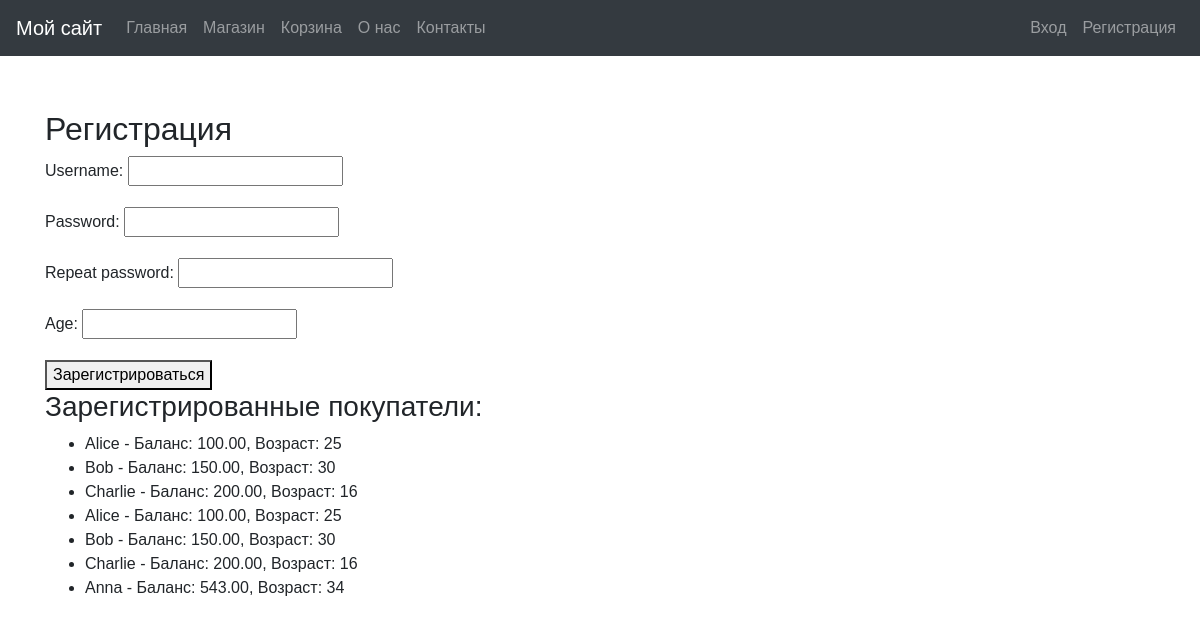
Page /registration/ on the earlier database version.
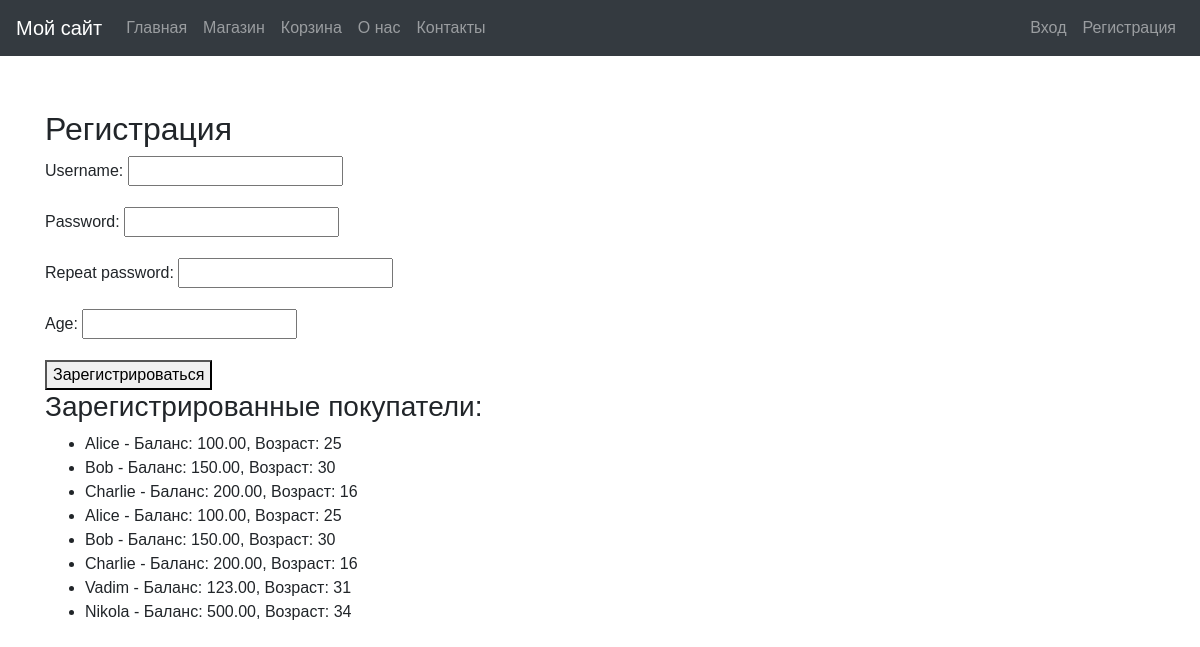
Same page on the later database version.
### task1/models.py (models this page shows, shortened)
class Buyer(models.Model):
    name = models.CharField(max_length=100)
    balance = models.DecimalField(max_digits=10, decimal_places=2, default=0)
    age = models.IntegerField()
    registration_date = models.DateTimeField(default=timezone.now)

### task1/views.py (the view)
# urls.py: path('registration/', views.registration, name='registration'),  # Добавляем маршрут для регистрации
def registration(request):
    if request.method == 'POST':
        form = RegistrationForm(request.POST)
        if form.is_valid():
            username = form.cleaned_data['username']
            password = form.cleaned_data['password']
            repeat_password = form.cleaned_data['repeat_password']
            age = form.cleaned_data['age']
            if password != repeat_password:
                form.add_error('repeat_password', 'Пароли не совпадают')
                return render(request, 'registration.html', {'form': form})
            if User.objects.filter(username=username).exists():
                form.add_error('username', 'Пользователь уже существует')
                return render(request, 'registration.html', {'form': form})
            if Buyer.objects.filter(name=username).exists():
                form.add_error('username', 'Пользователь уже существует в таблице Buyer')
                return render(request, 'registration.html', {'form': form})
            User.objects.create_user(username=username, password=password)
            Buyer.objects.create(name=username, age=age)
            return redirect('login')
    else:
        form = RegistrationForm()
    buyers = Buyer.objects.all()
    return render(request, 'registration.html', {'form': form, 'buyers': buyers})

### task1/forms.py
class RegistrationForm(forms.Form):
    username = forms.CharField(max_length=100)
    password = forms.CharField(widget=forms.PasswordInput)
    repeat_password = forms.CharField(widget=forms.PasswordInput)
    age = forms.IntegerField()

### templates/registration.html (shortened to what this page needs)
{% extends 'base.html' %}
{% block content %}
    <h2>Регистрация</h2>
    <form method="post">
        {{ form.as_p }}
        <button type="submit">Зарегистрироваться</button>
    </form>
    <h3>Зарегистрированные покупатели:</h3>
    <ul>
        {% for buyer in buyers %}
            <li>{{ buyer.name }} - Баланс: {{ buyer.balance }}, Возраст: {{ buyer.age }}</li>
        {% endfor %}
    </ul>
{% endblock %}

Differences in the rows shown:
removed Buyer: name "Anna", balance "543.00", age "34"
added Buyer: name "Vadim", balance "123.00", age "31"
added Buyer: name "Nikola", balance "500.00", age "34"
